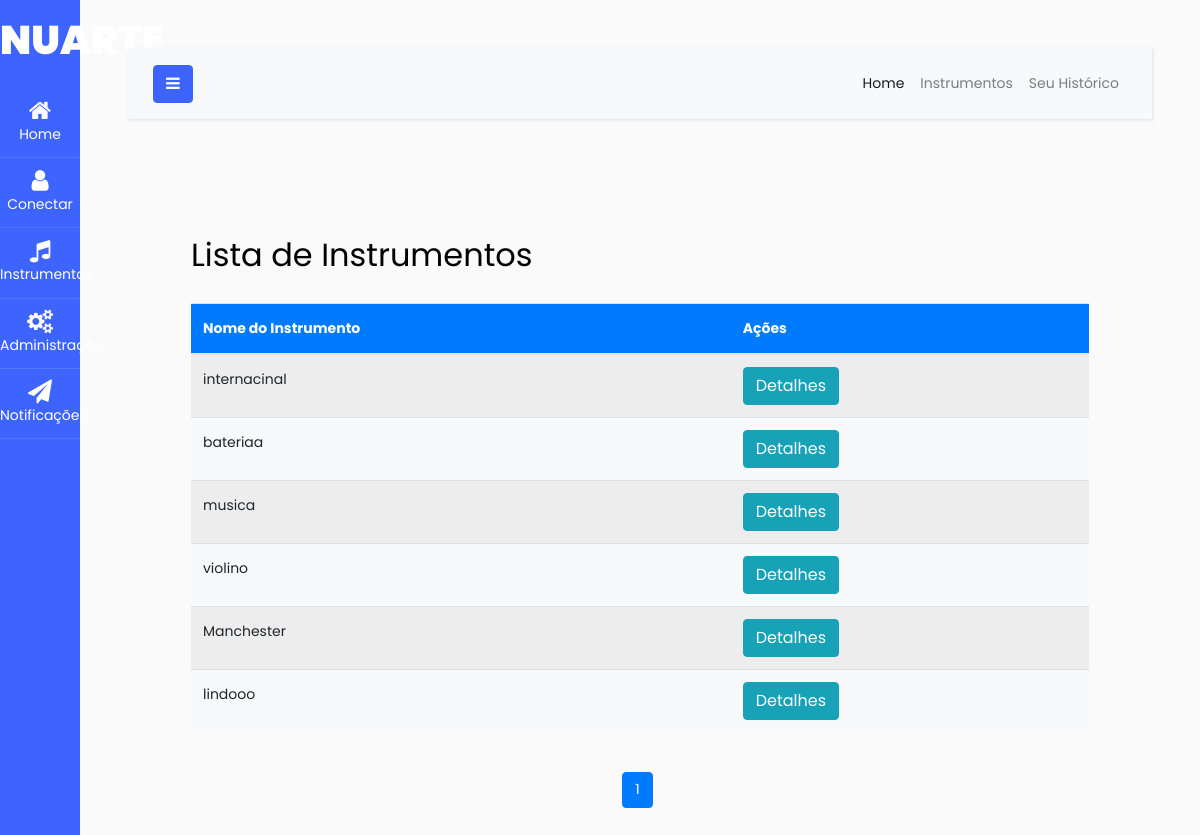
The page /listar_instrumentos/ on the database as committed earlier.
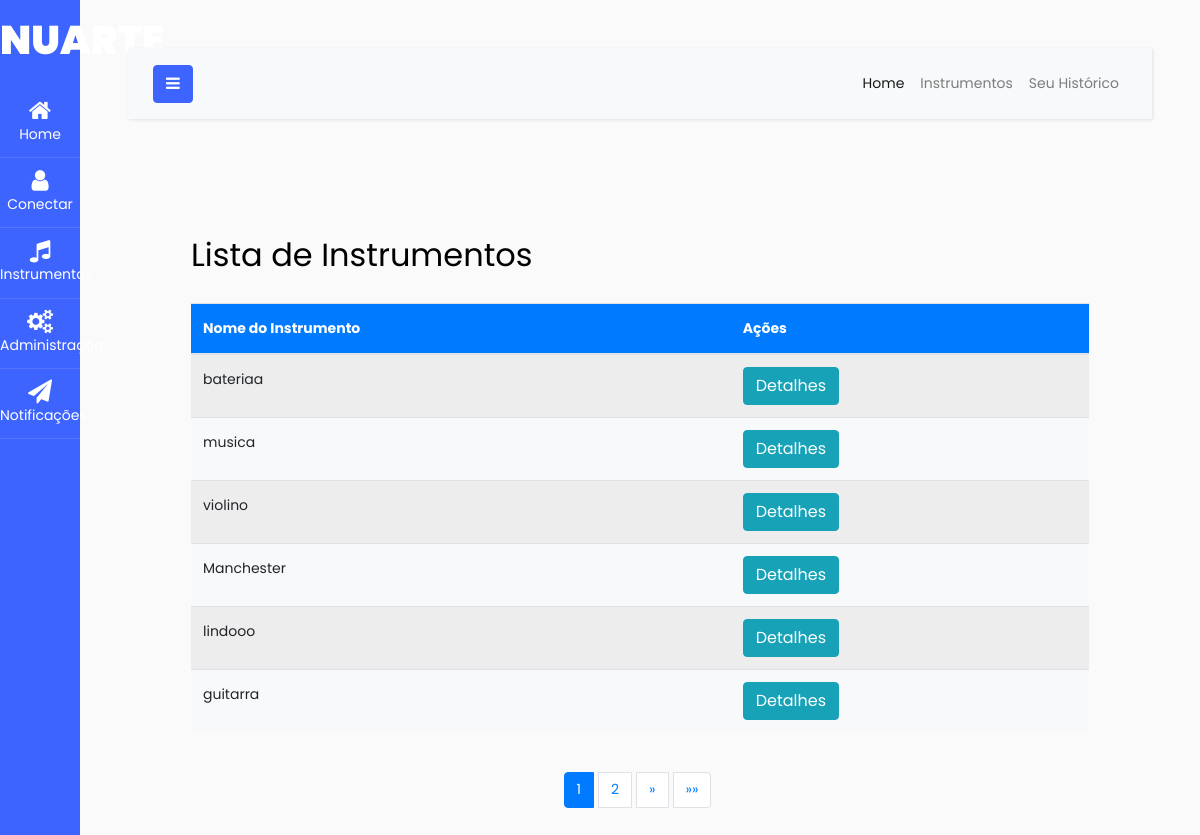
The same page on the database as committed later.
### nuarte/models.py (models this page shows, shortened)
class Instrumento(models.Model):
    nome = models.CharField(max_length=100)
    descricao = models.TextField()
    disponivel = models.BooleanField(default=True)
    imagem = models.ImageField(upload_to='instrumentos/', null=True, blank=True)

### nuarte/views.py (the view)
# urls.py: path('listar_instrumentos/', ListarInstrumentosView.as_view(), name='listar_instrumentos'),
class ListarInstrumentosView(ListView):
    model = Instrumento
    template_name = 'nuarte/listar_instrumentos.html'
    context_object_name = 'instrumentos'
    paginate_by = 6

### nuarte/templates/nuarte/listar_instrumentos.html (shortened to what this page needs)
{% extends "base.html" %}
{% block content %}
  <div class="container mt-4">
    <h2 class="my-4">Lista de Instrumentos</h2>
    <table class="table table-striped">
      <thead>
        <tr>
          <th>Nome do Instrumento</th>
          <th>Ações</th>
        </tr>
      </thead>
      <tbody>
        {% for instrumento in instrumentos %}
          <tr>
            <td>{{ instrumento.nome }}</td>
            <td>
              <a class="btn btn-info" href="{% url 'nuarte:detalhes_instrumento' instrumento.id %}">Detalhes</a>
            </td>
          </tr>
        {% endfor %}
      </tbody>
    </table>
    <nav aria-label="Page navigation example" style="margin-top: 40px;">
      <ul class="pagination justify-content-center">
        {% for num in page_obj.paginator.page_range %}
          <li class="page-item{% if num == page_obj.number %} active{% endif %}">
            <a class="page-link" href="?page={{ num }}">{{ num }}</a>
          </li>
        {% endfor %}
        {% if page_obj.has_next %}
          <li class="page-item">
            <a class="page-link" href="?page={{ page_obj.next_page_number }}" aria-label="Próxima">
              <span aria-hidden="true">&raquo;</span>
            </a>
          </li>
          <li class="page-item">
            <a class="page-link" href="?page={{ page_obj.paginator.num_pages }}" aria-label="Última">
              <span aria-hidden="true">&raquo;&raquo;</span>
            </a>
          </li>
        {% endif %}
      </ul>
    </nav>
  </div>
{% endblock %}

Rows that differ between the two databases and show on the page:
removed Instrumento: nome "internacinal"
added Instrumento: nome "guitarra"
Other text that changed with them:
new list line: "2"
